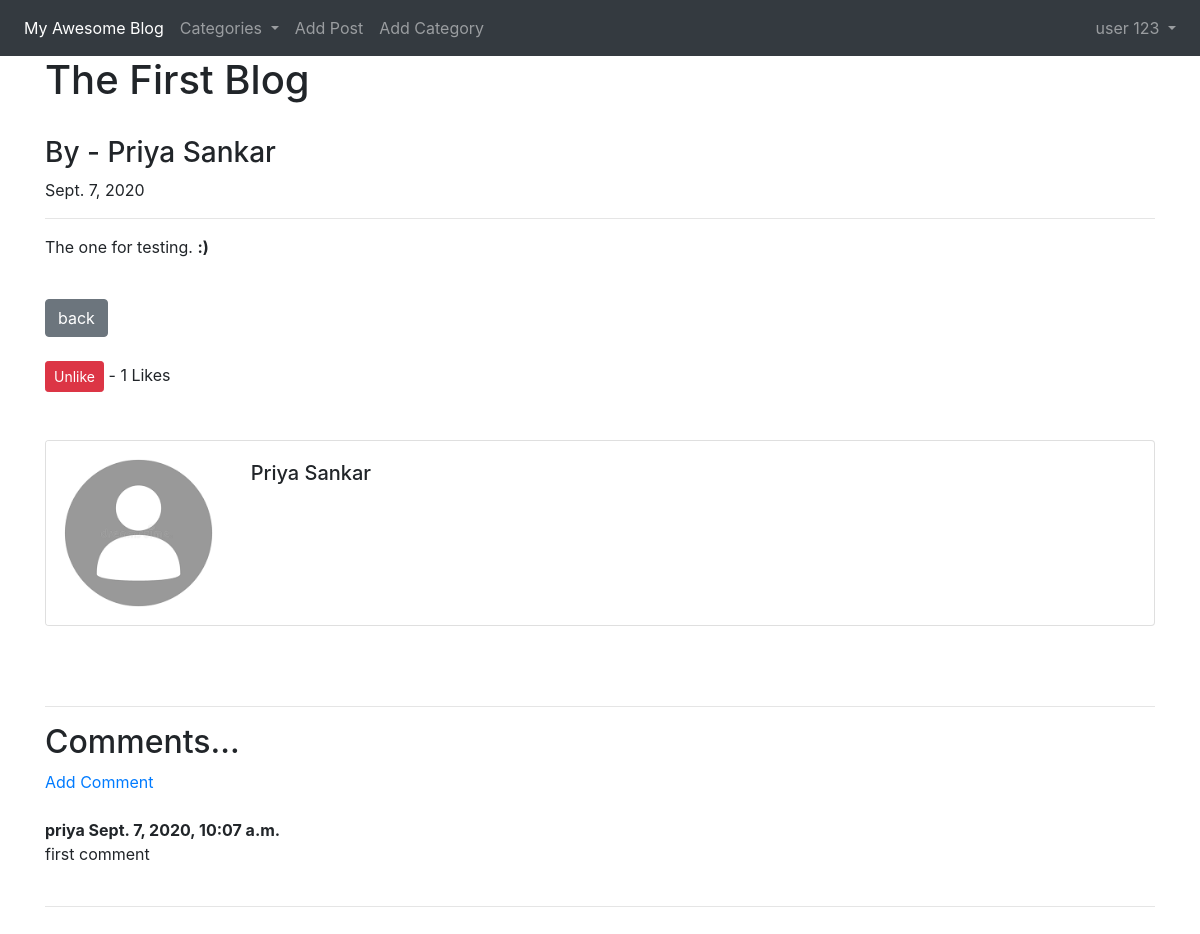
Screenshot of /blog/article/8 (signed in) with the database file from the repository.
### Blogapp/models.py (models this page shows, shortened)
class Post(models.Model):
    title = models.CharField(max_length=30)
    title_tag = models.CharField(max_length=30)
    author = models.ForeignKey(User, on_delete=models.CASCADE)
    content = RichTextField(blank=True, null=True)
    header_image = models.ImageField(null=True, blank=True,upload_to="images/")
    snippet = models.CharField(max_length=30)
    category = models.CharField(max_length=30,default='uncategorized')
    post_date = models.DateField(auto_now_add=True)
    likes = models.ManyToManyField(User, related_name = 'blog_posts')
    def total_likes(self):
        return self.likes.count()

class Comment(models.Model):
    post = models.ForeignKey(Post, related_name="comments", on_delete=models.CASCADE)
    name = models.CharField(max_length=30)
    body = models.TextField()
    date_added = models.DateTimeField(auto_now_add=True)

### Blogapp/views.py (the view)
# urls.py: path('article/<int:pk>', ArticleDetailView.as_view(), name='article_detail'),
class ArticleDetailView(DetailView):
    model = Post
    template_name = 'Blogapp/article_details.html'
    def get_context_data(self, *args, **kwargs):
        cat_menu = Category.objects.all()
        context = super(ArticleDetailView, self).get_context_data(*args, **kwargs)
        stuff = get_object_or_404(Post, id=self.kwargs['pk'])
        total_likes = stuff.total_likes()
        liked = False
        if stuff.likes.filter(id=self.request.user.id).exists():
            liked = True
        context["cat_menu"] = cat_menu
        context["total_likes"] = total_likes
        context["liked"] = liked
        return context

### Blogapp/models.py (called while the page is built)
    def __str__(self):
        return self.name.title()

### Blogapp/templates/Blogapp/article_details.html (shortened to what this page needs)
{% extends 'Blogapp/base.html' %}
{% load static %}
{% block content %}
<h1>{{post.title}}</h1><br>
<h3>By - {{post.author.first_name}}  {{post.author.last_name}}</h3><p>{{ post.post_date }}</p> <hr>
<p>{{ post.content|safe }}</p>
<br>
<a class="btn btn-secondary" href="{% url 'home' %}">back</a>
<br><br>
{% if user.is_authenticated %}
<form action="{% url 'like_post' post.pk %}" method="POST">
  {% if liked %}
      <button type="submit" name="post_id", value="{{ post.id }}", class="btn btn-danger btn-sm">Unlike</button>
  {% else %}
      <button type="submit" name="post_id", value="{{ post.id }}", class="btn btn-primary btn-sm">Like</button>
  {% endif %}
{% else %}
    <small> <a href="{% url 'login' %}">Login</a>  to like</small>
{% endif %}
      - {{ total_likes }} Likes
</form>
<br><br>
<div class="card mb-3">
  <div class="row no-gutters">
    <div class="col-md-2">
    {% if post.author.profile.profile_pic %}
      <img src="{{ post.author.profile.profile_pic.url }}" class="card-img">
    {% else %}
      <img src="{% static 'Blogproject/images/default_profile_pic.png' %}" class="card-img">
    {% endif %}
    </div>
    <div class="col-md-10">
      <div class="card-body">
        <h5 class="card-title">{{post.author.first_name}}  {{post.author.last_name}}</h5>
      </div>
    </div>
  </div>
</div>
<br><br><hr>
<h2>Comments...</h2>
{% if not post.comments.all %}
  No comments yet...<a href="{% url 'add_comment' post.pk %}">Add Comment</a>
{% else %}
<a href="{% url 'add_comment' post.pk %}">Add Comment</a><br><br>
  {% for comment in post.comments.all %}
  <strong>
    {{ comment.name }}
    {{ comment.date_added }}
  </strong>
  <br>
  {{ comment.body }}
  <br><br>
{% endfor %}
{% endif %}
<hr>
<br><br>
{% endblock %}

### Blogapp/templates/Blogapp/base.html (shortened to what this page needs)
<!doctype html>
<html lang="en">
  <head>
    <link rel="stylesheet" href="https://stackpath.bootstrapcdn.com/bootstrap/4.5.0/css/bootstrap.min.css">
  </head>
  <body>
    <nav class="navbar navbar-expand-lg navbar-dark bg-dark">
  <div class="collapse navbar-collapse" id="navbarSupportedContent">
    <ul class="navbar-nav mr-auto">
      <li class="nav-item active">
        <a class="nav-link" href="{% url 'home' %}">My Awesome Blog<span class="sr-only">(current)</span></a>
      </li>
      {% if cat_menu %}
      <li class="nav-item dropdown">
        <a class="nav-link dropdown-toggle" href="#" id="navbarDropdown" role="button" data-toggle="dropdown" aria-haspopup="true" aria-expanded="false">
          Categories
        </a>
      </li>
      {% else %}
      <li class="nav-item">
        <a class="nav-link" href="{% url 'category_list' %}">Categories</a>
      </li>
      {% endif %}
      {% if user.is_authenticated %}
      <li class="nav-item">
        <a class="nav-link" href="{% url 'add_post' %}">Add Post</a>
      </li>
      <li class="nav-item">
        <a class="nav-link" href="{% url 'add_category' %}">Add Category</a>
      </li>
      {% endif %}
    </ul>
{% if user.is_authenticated %}
    <ul class="navbar-nav ml-auto">
      <li class="nav-item dropdown">
       <a class="nav-link dropdown-toggle" href="#" id="navbarDropdown" role="button" data-toggle="dropdown" aria-haspopup="true" aria-expanded="false">
         {{ user.first_name }}
         {{ user.last_name }}
       </a>
     </li>
    </ul>
{% endif %}
  </div>
</nav>
    <div class="container">
      {% block content %}
      {% endblock %}
    </div>
  </body>
</html>

### rows the page displays
Post: title "The First Blog", author.first_name "Priya", author.last_name "Sankar", post_date "Sept. 7, 2020", content "The one for testing. :)"
Comment: name "priya", date_added "Sept. 7, 2020, 10:07 a.m.", body "first comment"

### other values shown
{{ user.first_name }} "user"
{{ user.last_name }} "123"
{{ total_likes }} "1"
